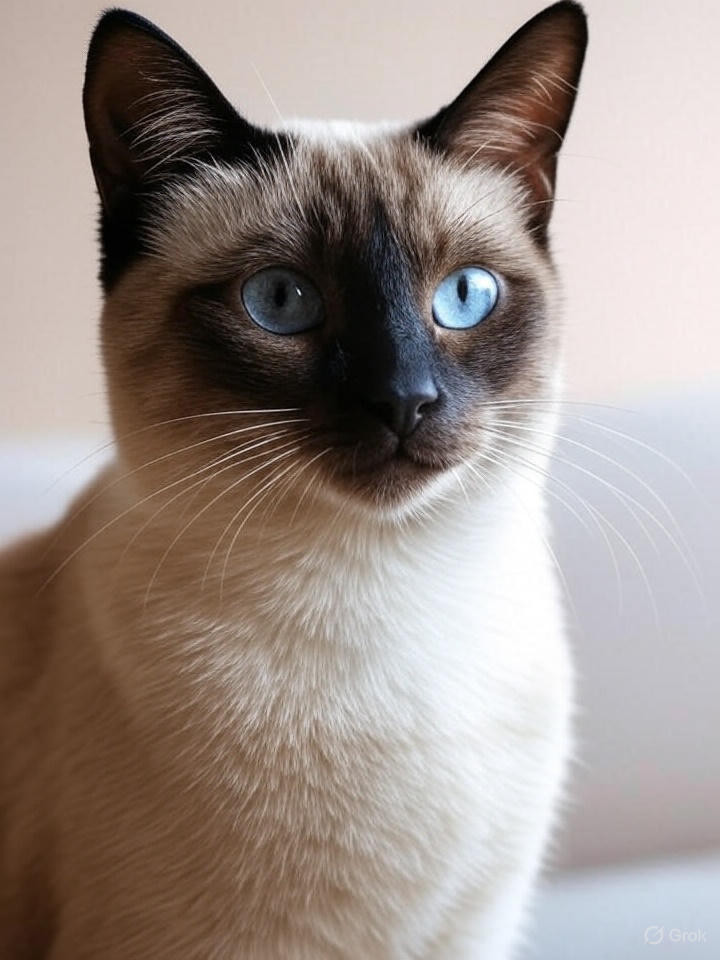
#> input picture Color Histograms/assets/Image.jpeg, 720 x 960 px
$ jupyter execute HistogramEqualization.ipynb
#> lines starting #> are read from the running program, lines starting #| are printed output that depends on the picture
[cell 1]
import numpy as np
import matplotlib.pyplot as plt
import cv2

[cell 2]
def histogram_equalization(image):
    # Pastikan citra dalam format numpy array dan grayscale
    image = np.array(image, dtype=np.uint8)

    # Langkah 1: Hitung histogram
    histogram, bins = np.histogram(image.flatten(), bins=256, range=[0,256])

    # Langkah 2: Hitung CDF
    cdf = histogram.cumsum()
    cdf_normalized = cdf * 255 / cdf[-1]  # Normalisasi ke rentang 0-255

    # Langkah 3: Pemetaan intensitas
    image_equalized = np.interp(image.flatten(), bins[:-1], cdf_normalized)
    image_equalized = image_equalized.reshape(image.shape).astype(np.uint8)

    return image_equalized, histogram, cdf_normalized

[cell 3]
# Fungsi untuk visualisasi
def plot_histogram(image, equalized_image, histogram, cdf_normalized):
    plt.figure(figsize=(12, 8))

    # Citra asli
    plt.subplot(2, 2, 1)
    plt.title("Citra Asli")
    plt.imshow(image, cmap='gray')
    plt.axis('off')

    # Citra setelah equalization
    plt.subplot(2, 2, 2)
    plt.title("Citra setelah Histogram Equalization")
    plt.imshow(equalized_image, cmap='gray')
    plt.axis('off')

    # Histogram asli
    plt.subplot(2, 2, 3)
    plt.title("Histogram Asli")
    plt.hist(image.flatten(), bins=256, range=[0,256], color='blue', alpha=0.5)
    plt.xlabel("Intensitas Piksel")
    plt.ylabel("Frekuensi")

    # Histogram setelah equalization + CDF
    plt.subplot(2, 2, 4)
    plt.title("Histogram setelah Equalization")
    plt.hist(equalized_image.flatten(), bins=256, range=[0,256], color='red', alpha=0.5)
    plt.xlabel("Intensitas Piksel")
    plt.ylabel("Frekuensi")

    plt.tight_layout()
    plt.show()

[cell 4]
if __name__ == "__main__":
    # Membuat citra grayscale contoh (atau ganti dengan citra nyata)
    img = cv2.imread("assets/Image.jpeg")
#> img is the input picture: shape (960, 720, 3); mean B, G, R 138.4, 144.1, 155.9
    image = cv2.cvtColor(img, cv2.COLOR_BGR2RGB)

    # Lakukan histogram equalization
    equalized_image, histogram, cdf_normalized = histogram_equalization(image)
#> in histogram_equalization, `histogram, bins = np.histogram(image.flatten(), bins=256, range=[0,256])`: histogram = 256 values, max 19280 at index 207, min 2236 at index 1, mean 8100; bins = 257 values from 0 to 256
#> in histogram_equalization, `cdf = histogram.cumsum()`: cdf = 256 values from 2401 to 2073600
#> in histogram_equalization, `cdf_normalized = cdf * 255 / cdf[-1]`: cdf_normalized = 256 values from 0.295 to 255
#> in histogram_equalization, `image_equalized = image_equalized.reshape(image.shape).astype(np.uint8)`:
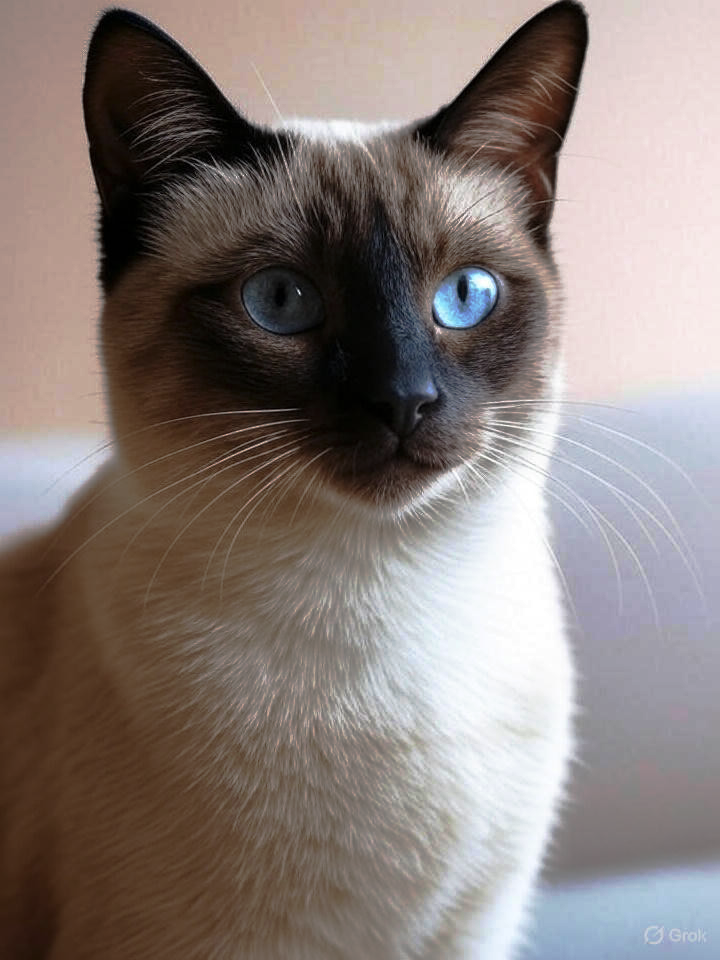
#> image_equalized: shape (960, 720, 3); mean R, G, B 136.2, 125.2, 121.2
#> cdf_normalized = 256 values from 0.295 to 255

    # Visualisasi hasil
    plot_histogram(image, equalized_image, histogram, cdf_normalized)
#> in plot_histogram, `plt.show()`:
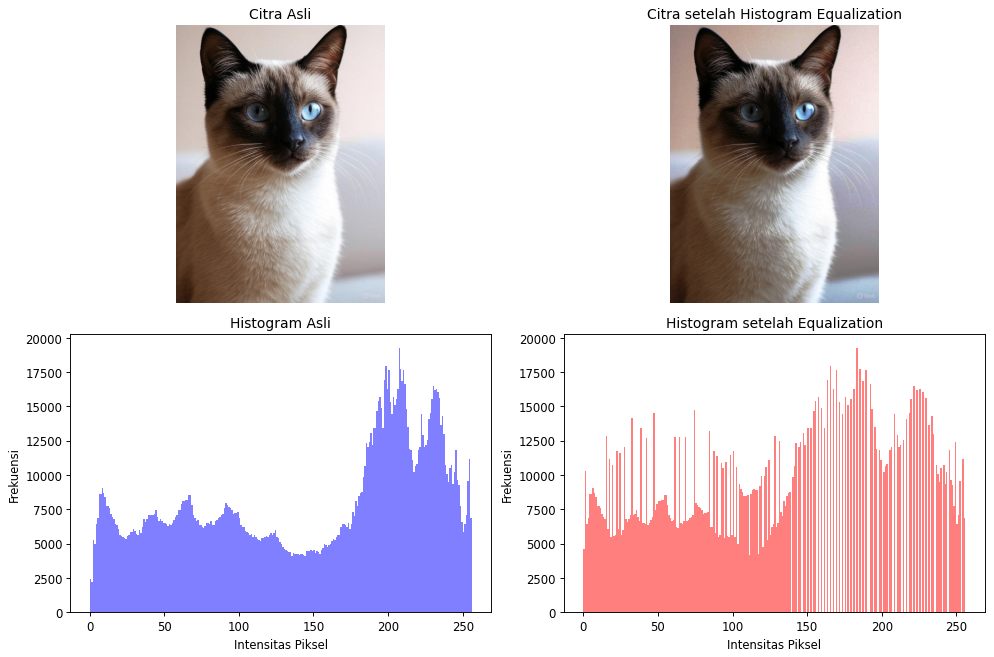
#> figure drawn by matplotlib, 4 panels; panel 3: tallest bar 19280 high, from x = 207 to 208; panel 4: tallest bar 19280 high, from x = 183 to 184
